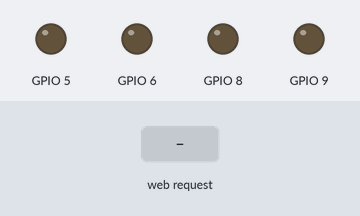
A program run on a simulated ESP32-C3. On the bench: output pins drawn as LEDs (lit = HIGH). The inputs (shaded band) are chosen by the test bench. What the program prints to the serial monitor is not drawn.

Above: at 1.2 s.
1.3 s: HTTP request GET /forward received
At 2.4 s:
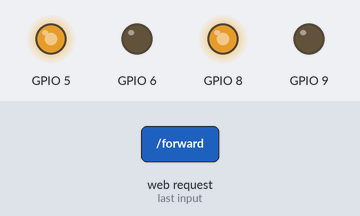
2.8 s: HTTP request GET /backward received
At 3.6 s:
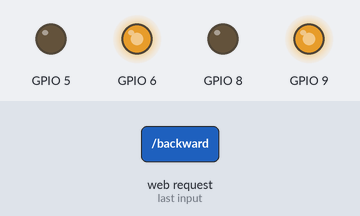
4.3 s: HTTP request GET /left received
At 4.8 s:
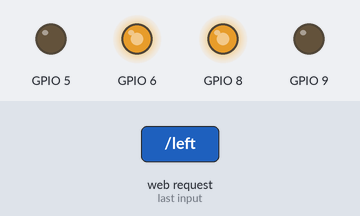
5.8 s: HTTP request GET /right received
At 7.0 s:
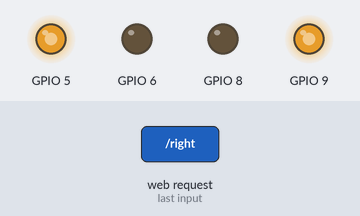
7.3 s: HTTP request GET /backward?value=1 received
At 8.3 s:
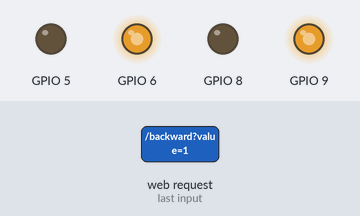
8.8 s: HTTP request GET /left?value=1 received
At 9.4 s:
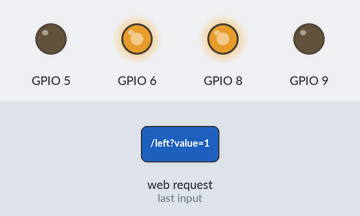
Timing chart, 0 to 11.3 s (numbered marks = the images above; inputs shaded):
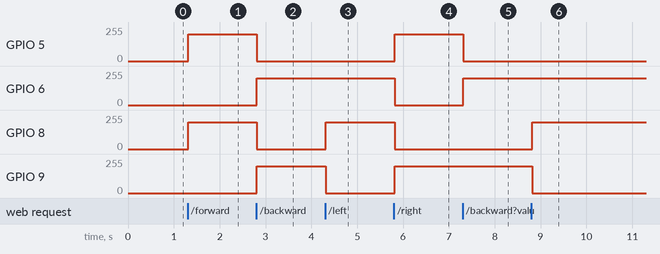

The program:

main.cpp
```cpp
#include <Arduino.h>
#include "MotorController.h"
#include "WebServer.h"

// Si no se definen en platformio.ini, usar valores predeterminados
#ifndef WIFI_SSID
  #define WIFI_SSID "RobotESP32"
#endif

#ifndef WIFI_PASSWORD
  #define WIFI_PASSWORD "robot123"
#endif

// Configuración de pines L298N (sin ENA/ENB)
// Motor A
const int IN1 = 5;  // GPIO5
const int IN2 = 6;  // GPIO6

// Motor B
const int IN3 = 8;  // GPIO8
const int IN4 = 9;  // GPIO9

// Inicializar objetos
MotorController motorController(IN1, IN2, IN3, IN4);
RobotWebServer webServer(&motorController);

void setup() {
  // Iniciar comunicación serial
  Serial.begin(115200);
  Serial.println("\n\n--- Iniciando Robot ESP32 ---");
  Serial.println("Modo: Control sin pines ENA/ENB");

  // Inicializar controlador de motores
  motorController.init();
  Serial.println("Controlador de motores inicializado");

  // Inicializar servidor web como punto de acceso
  webServer.initAccessPoint(WIFI_SSID, WIFI_PASSWORD, 6, 1);

  Serial.println("Sistema iniciado correctamente");
  Serial.println("Para controlar el robot, conectate a la red WiFi:");
  Serial.print("SSID: ");
  Serial.println(WIFI_SSID);
  Serial.print("Contraseña: ");
  Serial.println(WIFI_PASSWORD);
  Serial.println("Y accede a http://192.168.1.1 en tu navegador");
}

void loop() {
  // El servidor web asíncrono maneja las solicitudes automáticamente
  delay(100); // Pequeña pausa para estabilidad
}
```

MotorController.h
```cpp
#ifndef MOTOR_CONTROLLER_H
#define MOTOR_CONTROLLER_H

#include <Arduino.h>

class MotorController {
  public:
    // Constructor sin pines ENA/ENB
    MotorController(int in1, int in2, int in3, int in4);
    void init();

    // Funciones de movimiento
    void forward();
    void backward();
    void turnLeft();
    void turnRight();
    void stop();

    // Control de velocidad
    void setSpeed(int speed); // 0-255
    int getSpeed();

  private:
    // Pines del motor A
    int _in1;
    int _in2;

    // Pines del motor B
    int _in3;
    int _in4;

    // Velocidad actual (0-255)
    int _speed;

    // Estado actual del movimiento
    enum Direction {
      STOP,
      FORWARD,
      BACKWARD,
      LEFT,
      RIGHT
    };

    Direction _currentDirection;

    // Aplica el movimiento actual con la velocidad actual
    void applyMovement();
};

#endif
```

WebServer.h
```cpp
#ifndef WEB_SERVER_H
#define WEB_SERVER_H

#include <Arduino.h>
#include <WiFi.h>
#include <AsyncTCP.h>
#include <ESPAsyncWebServer.h>
#include "MotorController.h"

class RobotWebServer {
  public:
    RobotWebServer(MotorController* motorController, int port = 80);
    void initAccessPoint(const char* ssid, const char* password, int channel = 1, int maxConnections = 1);

  private:
    AsyncWebServer _server;
    MotorController* _motorController;

    void setupRoutes();
    String getHtmlPage();
    String getWifiInfo();
};

#endif
```

MotorController.cpp
```cpp
#include "MotorController.h"

// Constructor sin pines ENA/ENB
MotorController::MotorController(int in1, int in2, int in3, int in4) {
  _in1 = in1;
  _in2 = in2;
  _in3 = in3;
  _in4 = in4;
  _speed = 200; // Velocidad predeterminada (0-255)
  _currentDirection = STOP;
}

void MotorController::init() {
  // Configurar pines como salidas
  pinMode(_in1, OUTPUT);
  pinMode(_in2, OUTPUT);
  pinMode(_in3, OUTPUT);
  pinMode(_in4, OUTPUT);

  // Iniciar con los motores detenidos
  stop();
}

// Aplica el movimiento actual con la velocidad actual
void MotorController::applyMovement() {
  int pwmValue = _speed;

  // Si la velocidad es 0 o estamos detenidos, apagar todos los motores
  if (pwmValue == 0 || _currentDirection == STOP) {
    analogWrite(_in1, 0);
    analogWrite(_in2, 0);
    analogWrite(_in3, 0);
    analogWrite(_in4, 0);
    return;
  }

  // Aplicar señal PWM según la dirección actual
  switch(_currentDirection) {
    case FORWARD:
      analogWrite(_in1, pwmValue);
      analogWrite(_in2, 0);
      analogWrite(_in3, pwmValue);
      analogWrite(_in4, 0);
      break;

    case BACKWARD:
      analogWrite(_in1, 0);
      analogWrite(_in2, pwmValue);
      analogWrite(_in3, 0);
      analogWrite(_in4, pwmValue);
      break;

    case LEFT:
      analogWrite(_in1, 0);
      analogWrite(_in2, pwmValue);
      analogWrite(_in3, pwmValue);
      analogWrite(_in4, 0);
      break;

    case RIGHT:
      analogWrite(_in1, pwmValue);
      analogWrite(_in2, 0);
      analogWrite(_in3, 0);
      analogWrite(_in4, pwmValue);
      break;

    default:
      // Si llegamos aquí, algo salió mal, así que detenemos por seguridad
      stop();
      break;
  }
}

void MotorController::forward() {
  _currentDirection = FORWARD;
  applyMovement();
}

void MotorController::backward() {
  _currentDirection = BACKWARD;
  applyMovement();
}

void MotorController::turnLeft() {
  _currentDirection = LEFT;
  applyMovement();
}

void MotorController::turnRight() {
  _currentDirection = RIGHT;
  applyMovement();
}

void MotorController::stop() {
  _currentDirection = STOP;
  analogWrite(_in1, 0);
  analogWrite(_in2, 0);
  analogWrite(_in3, 0);
  analogWrite(_in4, 0);
}

void MotorController::setSpeed(int speed) {
  // Limitar velocidad entre 0-255
  _speed = constrain(speed, 0, 255);

  // Aplicar la nueva velocidad al movimiento actual
  applyMovement();
}

int MotorController::getSpeed() {
  return _speed;
}
```

WebServer.cpp
```cpp
#include "WebServer.h"

RobotWebServer::RobotWebServer(MotorController *motorController, int port)
    : _server(port), _motorController(motorController)
{
}

void RobotWebServer::initAccessPoint(const char *ssid, const char *password, int channel, int maxConnections)
{
  // Configurar IP fija para el punto de acceso
  IPAddress local_IP(192, 168, 1, 1);
  IPAddress gateway(192, 168, 1, 1);
  IPAddress subnet(255, 255, 255, 0);

  // Configurar el AP con IP fija
  WiFi.softAPConfig(local_IP, gateway, subnet);

  // Iniciar el modo AP
  bool result = WiFi.softAP(ssid, password, channel, false, maxConnections);

  if (result)
  {
    Serial.println("Punto de acceso WiFi iniciado correctamente");
    Serial.print("SSID: ");
    Serial.println(ssid);
    Serial.print("Contraseña: ");
    Serial.println(password);
    Serial.print("IP del punto de acceso: ");
    Serial.println(WiFi.softAPIP());
  }
  else
  {
    Serial.println("Error al iniciar el punto de acceso WiFi");
  }

  // Configurar rutas
  setupRoutes();

  // Iniciar servidor
  _server.begin();
  Serial.println("Servidor web iniciado");
}

void RobotWebServer::setupRoutes()
{

  // Ruta para obtener información de WiFi
  _server.on("/wifi-info", HTTP_GET, [this](AsyncWebServerRequest *request)
             {
    String wifiInfo = getWifiInfo();
    request->send(200, "application/json", wifiInfo); });

  // Página principal con controles
  _server.on("/", HTTP_GET, [this](AsyncWebServerRequest *request)
             { request->send(200, "text/html", getHtmlPage()); });

  // Ruta para avanzar
  _server.on("/forward", HTTP_GET, [this](AsyncWebServerRequest *request)
             {
    _motorController->forward();
    request->send(200, "text/plain", "Avanzando"); });

  // Ruta para retroceder
  _server.on("/backward", HTTP_GET, [this](AsyncWebServerRequest *request)
             {
    _motorController->backward();
    request->send(200, "text/plain", "Retrocediendo"); });

  // Ruta para girar a la izquierda
  _server.on("/left", HTTP_GET, [this](AsyncWebServerRequest *request)
             {
    _motorController->turnLeft();
    request->send(200, "text/plain", "Girando a la izquierda"); });

  // Ruta para girar a la derecha
  _server.on("/right", HTTP_GET, [this](AsyncWebServerRequest *request)
             {
    _motorController->turnRight();
    request->send(200, "text/plain", "Girando a la derecha"); });

  // Ruta para detener
  _server.on("/stop", HTTP_GET, [this](AsyncWebServerRequest *request)
             {
    _motorController->stop();
    request->send(200, "text/plain", "Detenido"); });

  _server.on("/wifi-info", HTTP_GET, [this](AsyncWebServerRequest *request)
             {
  String wifiInfo = getWifiInfo();
  request->send(200, "application/json", wifiInfo); });

  // Ruta para ajustar velocidad
  _server.on("/speed", HTTP_GET, [this](AsyncWebServerRequest *request)
             {
    if (request->hasParam("value")) {
      String value = request->getParam("value")->value();
      _motorController->setSpeed(value.toInt());
      request->send(200, "text/plain", "Velocidad ajustada a " + value);
    } else {
      request->send(400, "text/plain", "Parámetro 'value' requerido");
    } });
}

String RobotWebServer::getHtmlPage()
{
  // Página HTML con CSS y JavaScript para controlar el robot
  String html = R"rawliteral(<!doctypehtml><meta content="width=device-width,initial-scale=1,maximum-scale=1,user-scalable=no"name=viewport><meta charset=UTF-8><title>Arkytas Controlador</title><style>:root{--font-primary-color:#131316;--font-secondary-color:#5e5f6e}body{font-family:Verdana,sans-serif;text-align:center;margin:0;padding:0;background-color:#f7f7f8;color:var(--font-primary-color);-webkit-font-smoothing:antialiased;-moz-osx-font-smoothing:grayscale;user-select:none}header{width:100vw;padding:20px 0}header .logo{width:auto;height:30px;margin:0 auto;display:block;fill:var(--font-primary-color)}header .logo svg{width:100%;height:100%}header h1{margin:15px 0 0 0;font-size:1em;color:var(--font-primary-color)}.no-select{user-select:none}.container{user-select:none;margin-left:auto;margin-right:auto;background-color:#f6f7fa;border-radius:10px;box-shadow:rgba(34,42,53,.12) 0 10px 32px,rgba(0,0,0,.05) 0 1px 1px,rgba(34,42,53,.05) 0 0 0 1px,rgba(34,42,53,.08) 0 4px 6px,rgba(47,48,55,.1) 0 24px 108px;width:100%;max-width:300px;padding:40px;display:grid;grid-template-columns:repeat(3,1fr);grid-template-rows:repeat(3,1fr);grid-column-gap:10px;grid-row-gap:10px}.container .box button{aspect-ratio:1/1;width:100%;height:100%;border:none;box-shadow:rgba(34,42,53,.12) 0 10px 32px,rgba(0,0,0,.05) 0 1px 1px,rgba(34,42,53,.05) 0 0 0 1px,rgba(34,42,53,.08) 0 4px 6px,rgba(47,48,55,.1) 0 24px 108px;border-radius:15px;background-color:#4caf50;color:#fff;font-size:30px;user-select:none;-webkit-touch-callout:none;-webkit-user-select:none;-moz-user-select:none;-ms-user-select:none}.container .box button:active{background-color:#3e8e41}.wifi-info{margin-top:20px;padding:10px;border-radius:10px;background-color:#f0f0f0;text-align:left}.wifi-info h3{margin-top:0;text-align:center;font-weight:700;color:#555}.div1{grid-area:1/1/2/2}.div2{grid-area:1/2/2/3}.div3{grid-area:1/3/2/4}.div4{grid-area:2/1/3/2}.div5{grid-area:2/2/3/3}.div6{grid-area:2/3/3/4}.div7{grid-area:3/1/4/2}.div8{grid-area:3/2/4/3}.div9{grid-area:3/3/4/4}.div10{grid-area:4/1/5/4}.button-row{display:flex;justify-content:center;margin:10px 0}#stop-btn{background-color:#f44336}#stop-btn:active{background-color:#d32f2f}.slider-container{font-weight:700;margin-top:20px;color:#555}#speed-slider{width:80%}#status{margin-top:20px;font-weight:700;color:#555}#wifi-status{margin-top:10px;font-weight:700;color:#555}</style><header><div class=logo><?xml version="1.0" encoding="UTF-8"?><svg viewBox="0 0 805 100"xmlns=http://www.w3.org/2000/svg><g><path d="M254.15 60.81c14.97-2.77 22.55-12.39 22.55-28.62 0-19.84-10.49-30.32-30.31-30.32h-69.6l-.26 90.29-37.02-90.32H39.49L-.66 99.74l200.38.02.26-38.2h28.32l23.32 38.35h26.41l-22.78-37.46c-.32-.52-.68-1.07-1.09-1.64h-.01Zm-150 17.06 19.18-51.28 20.29 51.32-39.47-.03ZM253.5 33.13c0 4.98-2.13 7.1-7.1 7.1H200V23.22h46.4c4.98 0 7.1 2.13 7.1 7.1v2.8ZM759.44 37.15c-17.2 0-23-1.4-23-5.52 0-6.83 7.42-10.28 22.07-10.28 22.07 0 22.07 8.17 22.07 10.85v2.25h23.21V32.2c0-9.72-4.29-17.64-12.75-23.55-8.21-5.73-19.15-8.64-32.53-8.64-30.05 0-45.28 10.64-45.28 31.63 0 23.81 23.8 26.86 44.54 26.86 11.26 0 24.69 1.46 24.69 8.41 0 7.57-8.05 11.41-23.94 11.41-17.23 0-38.17-.59-38.39-.59l-4.4-.07-31.02-75.73H456.44l-18.83 29.13c-2.28 3.66-4.52 7.76-6.65 12.15l-.23.46-.2-.41c-1.42-3.33-3.66-7.45-6.71-12.27l-19-29.08h-38.57l-33.76 37.82h-16.4V1.91h-29.15V100h29.15V61.58h16.4L367.23 100h34.48l-45.98-50.02 30.45-35.29 32.92 50.95v34.33h23.21V65.64l27.63-42.76h45.03V99.8h23.21V22.88h37.86l-31.59 76.91 101.95.21h49.34l29.03-.23v-.03h2.53s17.2-.09 26.88-.09h4.33c31.29 0 47.15-11.02 47.15-32.74 0-19.75-15.56-29.76-46.22-29.76Zm-179 40.12 20.35-51.31 19.19 51.34-39.55-.03Z"/></g></svg></div><h1>Arkytas Controlador</h1></header><main><div class=container><div class="box div1"></div><div class="box div2"><button id=forward-btn>⇡</button></div><div class="box div3"></div><div class="box div4"><button id=left-btn class=no-select>⇠</button></div><div class="box div5"><button id=stop-btn class=no-select>■</button></div><div class="box div6"><button id=right-btn class=no-select>⇢</button></div><div class="box div7"></div><div class="box div8"><button id=backward-btn>⇣</button></div><div class="box div9"></div><div class="box div10"><div class=slider-container><label for=speed-slider>Velocidad:</label> <input id=speed-slider max=255 min=0 type=range value=200> <span id=speed-value>200</span><div id=status>Detenido</div></div><div class=wifi-info><h3>Información WiFi</h3><div id=wifi-status><p>Estado: <span id=wifi-connected>Comprobando...</span><p>Canal: <span id=wifi-channel>-</span><p>Señal (RSSI): <span id=wifi-rssi>-</span> dBm<p>Clientes conectados: <span id=wifi-clients>-</span></div></div></div></div></main><script>// Agregar eventos táctiles a todos los botones:
  document
    .getElementById("forward-btn")
    .addEventListener("touchstart", function (e) {
      e.preventDefault();
      sendCommand("/forward");
    });
  document
    .getElementById("forward-btn")
    .addEventListener("touchend", function (e) {
      e.preventDefault();
      sendCommand("/stop");
    });
  document
    .getElementById("backward-btn")
    .addEventListener("touchstart", function (e) {
      e.preventDefault();
      sendCommand("/backward");
    });
  document
    .getElementById("backward-btn")
    .addEventListener("touchend", function (e) {
      e.preventDefault();
      sendCommand("/stop");
    });

  document
    .getElementById("left-btn")
    .addEventListener("touchstart", function (e) {
      e.preventDefault();
      sendCommand("/left");
    });
  document
    .getElementById("left-btn")
    .addEventListener("touchend", function (e) {
      e.preventDefault();
      sendCommand("/stop");
    });

  document
    .getElementById("right-btn")
    .addEventListener("touchstart", function (e) {
      e.preventDefault();
      sendCommand("/right");
    });
  document
    .getElementById("right-btn")
    .addEventListener("touchend", function (e) {
      e.preventDefault();
      sendCommand("/stop");
    });

  document
    .getElementById("stop-btn")
    .addEventListener("touchstart", function (e) {
      e.preventDefault();
      sendCommand("/stop");
    });

  const speedSlider = document.getElementById("speed-slider");
  const speedValue = document.getElementById("speed-value");

  speedSlider.addEventListener("input", function () {
    speedValue.textContent = this.value;
  });

  speedSlider.addEventListener("change", function () {
    fetch("/speed?value=" + this.value)
      .then((response) => response.text())
      .then((data) => {
        document.getElementById("status").textContent = data;
      });
  });

  function sendCommand(command) {
    fetch(command)
      .then((response) => response.text())
      .then((data) => {
        document.getElementById("status").textContent = data;
      });
  }

  function updateWifiInfo() {
    fetch('/wifi-info')
      .then(response => response.json())
      .then(data => {
        document.getElementById('wifi-connected').textContent = data.connected ? 'Conectado' : 'Desconectado';
        document.getElementById('wifi-channel').textContent = data.channel;
        document.getElementById('wifi-rssi').textContent = data.rssi;
        document.getElementById('wifi-clients').textContent = data.activeClients;
      })
      .catch(error => {
        console.error('Error al obtener información WiFi:', error);
      });
  }
  // Actualizar la información cada 5 segundos
  updateWifiInfo();
  setInterval(updateWifiInfo, 5000);</script>)rawliteral";

  return html;
}

String RobotWebServer::getWifiInfo()
{
  String info = "{";
  info += "\"connected\": true,";
  info += "\"channel\": " + String(WiFi.channel()) + ",";
  info += "\"rssi\": " + String(WiFi.RSSI()) + ",";                   // Potencia de la señal
  info += "\"activeClients\": " + String(WiFi.softAPgetStationNum()); // Número de clientes conectados
  info += "}";
  return info;
}
```

Measured:
- after the input at 1.3 s, GPIO 5, GPIO 8: 0/255 → 200/255 at once
- after the input at 2.8 s, GPIO 5, GPIO 8: 200/255 → 0/255 at once; GPIO 6, GPIO 9: 0/255 → 200/255 at once
- after the input at 4.3 s, GPIO 8: 0/255 → 200/255 at once; GPIO 9: 200/255 → 0/255 at once
- after the input at 5.8 s, GPIO 5, GPIO 9: 0/255 → 200/255 at once; GPIO 6, GPIO 8: 200/255 → 0/255 at once
- after the input at 7.3 s, GPIO 5: 200/255 → 0/255 at once; GPIO 6: 0/255 → 200/255 at once
- after the input at 8.8 s, GPIO 8: 0/255 → 200/255 at once; GPIO 9: 200/255 → 0/255 at once
